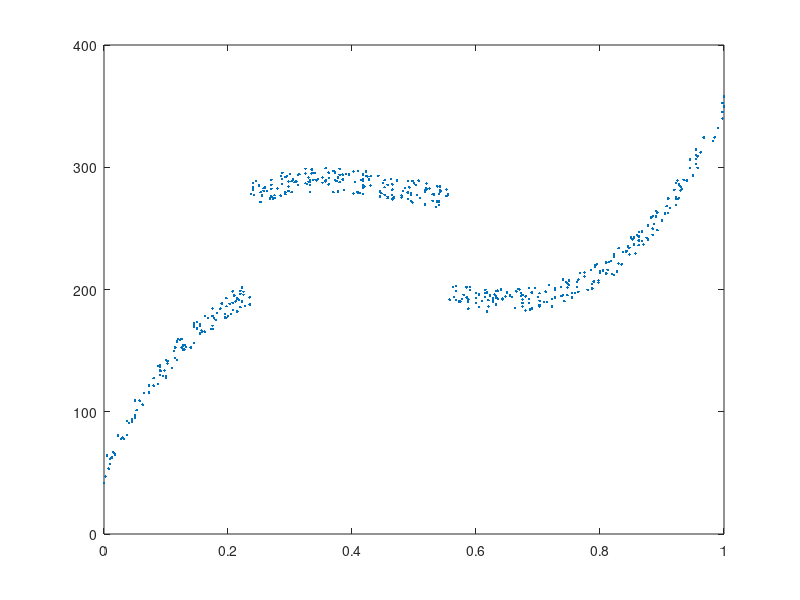

Reproduce this figure in MATLAB. (Note: this script raises an error after producing the figure.)
%
close all
clear

N=500;
X=round(400*rand(N,1));

for II=1:N
Y(II)=(X(II)-100).*(X(II)-200).*(X(II)-300)/40000 +200+20*(rand(1)-0.5);
endfor
[X id]=sort(X);
X=X/400;
Y=Y(id);

Y(120:290)=Y(120:290)+80;

figure;
plot(X,Y,'.')


NPARTS=12;
[P XINT]=lms_splines3(X,Y,NPARTS);

M=20;
for II=1:NPARTS
    x(:,II)=linspace(XINT(II,1),XINT(II,2),M);
    y(:,II)=polyval(P(II,:),x(:,II));
endfor


figure;
plot(X,Y,'.',x,y,'-s');


